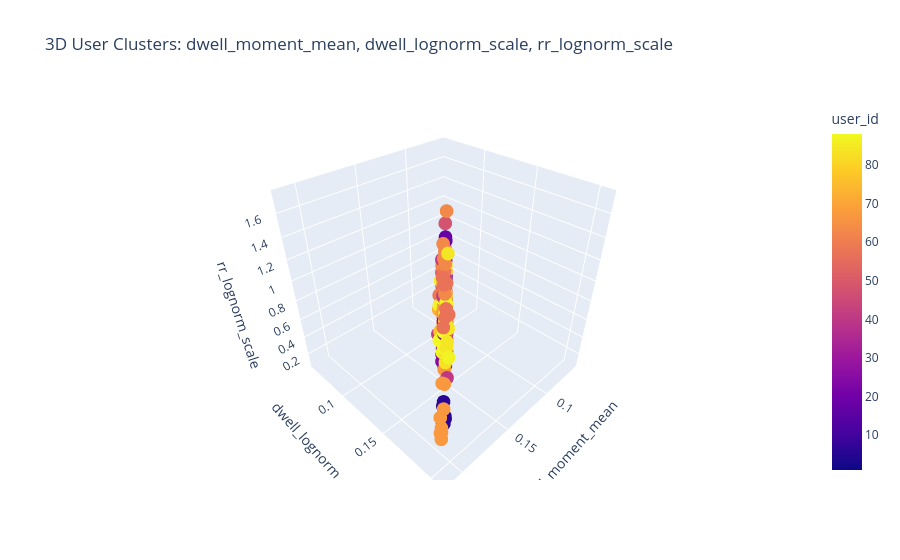

The code cell stored with this chart in its notebook:
### Markdown cell above
## 7. User Clustering Visualization (Top Features)

Using the top 2 features identified by the Random Forest, we can visualize how users cluster in the feature space.

### Code cell
import plotly.express as px

# Get Top 3 features
top_features = feature_importance_df.head(3)["Feature"].tolist()

# Plotting 2D Cluster
plt.figure(figsize=(12, 8))
sns.scatterplot(data=df_analysis, x=top_features[0], y=top_features[1], hue='user_id', palette='tab20', legend=False)
plt.title(f'User Clusters based on Top 2 Features: {top_features[0]} vs {top_features[1]}')
plt.show()

# Plotting 3D Cluster (Interactive)
fig = px.scatter_3d(df_analysis, x=top_features[0], y=top_features[1], z=top_features[2], 
                    color='user_id', title=f'3D User Clusters: {top_features[0]}, {top_features[1]}, {top_features[2]}')
fig.show()

### Figure 1 — Plotly figure (JSON) as saved in the notebook; plotly's stock layout.template omitted (floating-point values rounded to 4 significant figures; data arrays with more than 128 entries replaced by an {"elided": "..."} marker saying what was removed)
{"data": [{"hovertemplate": "dwell_moment_mean=%{x}<br>dwell_lognorm_scale=%{y}<br>rr_lognorm_scale=%{z}<br>user_id=%{marker.color}<extra></extra>", "legendgroup": "", "marker": {"color": {"elided": "880 int values"}, "coloraxis": "coloraxis", "symbol": "circle"}, "mode": "markers", "name": "", "scene": "scene", "showlegend": false, "type": "scatter3d", "x": {"elided": "880 float values"}, "y": {"elided": "880 float values"}, "z": {"elided": "880 float values"}}], "layout": {"coloraxis": {"colorbar": {"title": {"text": "user_id"}}, "colorscale": [[0, "#0d0887"], [0.1111, "#46039f"], [0.2222, "#7201a8"], [0.3333, "#9c179e"], [0.4444, "#bd3786"], [0.5556, "#d8576b"], [0.6667, "#ed7953"], [0.7778, "#fb9f3a"], [0.8889, "#fdca26"], [1, "#f0f921"]]}, "legend": {"tracegroupgap": 0}, "scene": {"domain": {"x": [0, 1], "y": [0, 1]}, "xaxis": {"title": {"text": "dwell_moment_mean"}}, "yaxis": {"title": {"text": "dwell_lognorm_scale"}}, "zaxis": {"title": {"text": "rr_lognorm_scale"}}}, "title": {"text": "3D User Clusters: dwell_moment_mean, dwell_lognorm_scale, rr_lognorm_scale"}}}
